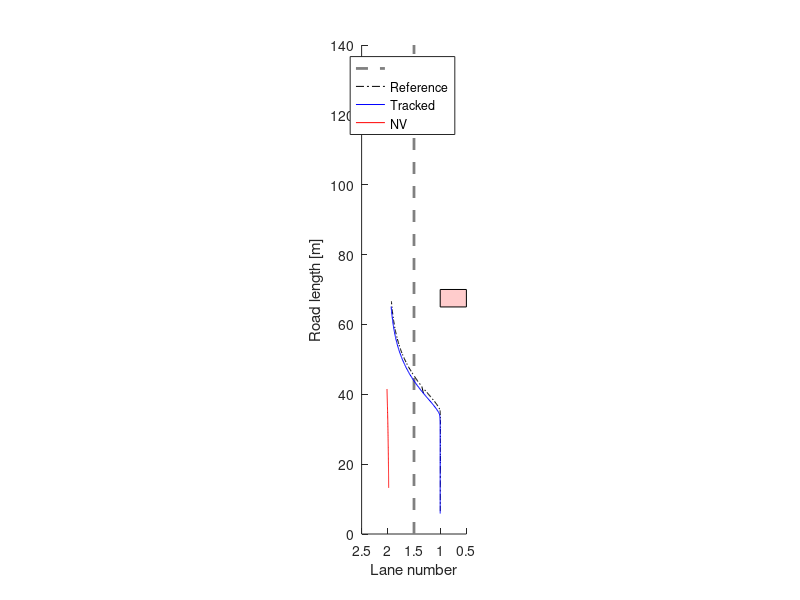
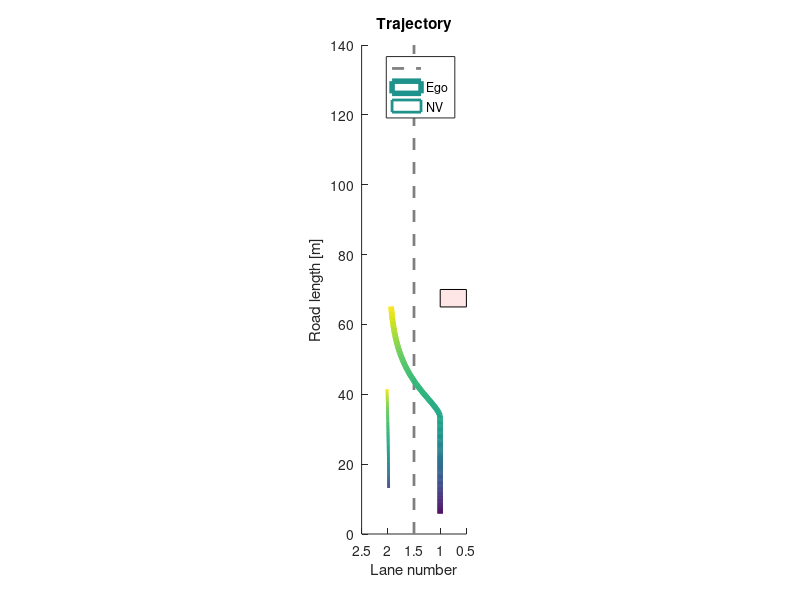

MATLAB code for these plots, in order: (Note: this script raises an error after producing the figures.)
% Viranjan Bhattacharyya
% EMC2 Lab Clemson University

clear, clc, close all

log_data = load("log.txt");
%%
start = 47;
fin = length(log_data);
X = log_data(start:fin, 1:5);
X_ref = log_data(start:fin, 7:11);
Ua = log_data(start:fin, 12);
Ul = log_data(start:fin, 13);
X_nv = log_data(start:fin, 15:18);
X_obs = log_data(start:fin, 20);
alpha_v = log_data(start:fin, 22);
alpha_a = log_data(start:fin, 23);
X_nv_pred = log_data(start:fin, 25:27);
roadlength = 140;
%%
figure(1)
set (gca,'DataAspectRatio',[1 15 1],'Xdir','reverse','Xlim',[0.5 2.5],'Ylim',[0 roadlength])
hold on 
plot([1.5 1.5],[0 roadlength],'--','LineWidth',2,'Color',[0.5 0.5 0.5]) % lane marking
plot(X_ref(:,4),X_ref(:,1),'-.k')
plot(X(:,4),X(:,1),'b')
plot(X_nv(:,4),X_nv(:,1),'r')
rectangle('Position',[0.5 (X_obs(1)-5) 0.5 5],'FaceColor',[1 0.8 0.8])
xlabel('Lane number')
ylabel('Road length [m]')
legend('','Reference','Tracked','NV')
%%
figure(2)
set (gca,'DataAspectRatio',[1 15 1],'Xdir','reverse','Xlim',[0.5 2.5],'Ylim',[0 roadlength])
hold on 
plot([1.5 1.5],[0 roadlength],'--','LineWidth',2,'Color',[0.5 0.5 0.5]) % lane marking
l = X(:,4)';
s = X(:,1)';
z = zeros(size(s));
col = 1:(fin - start + 1);
surface([l;l],[s;s],[z;z],[col;col],...
        'facecol','no',...
        'edgecol','interp',...
        'linew',4);
l_nv = X_nv(:,4)';
s_nv = X_nv(:,1)';
surface([l_nv;l_nv],[s_nv;s_nv],[z;z],[col;col],...
        'facecol','no',...
        'edgecol','interp',...
        'linew',2);
rectangle('Position',[0.5 (X_obs(1)-5) 0.5 5],'FaceColor',[1 0.9 0.9])
xlabel('Lane number')
ylabel('Road length [m]')
legend('', 'Ego', 'NV')
title('Trajectory')
%%
RMSE = rmse(X_ref, X);
%%
figure(3)
subplot(211)
plot(Ua,'g')
hold on
plot(X(:,3));
ylabel('m/s^2')
legend('Command acceleration','Ego acceleration')
subplot(212)
plot(Ul,'g')
hold on
plot(X(:,4))
ylabel('Lane')
legend('Command lane', 'Ego')
xlabel('Time step')
%%
figure(4)
plot(Ua, 'g')
hold on
plot(X(:,3))
plot(X_ref(:,3))
ylim([-2 2])
ylabel('m/s^2')
legend('Commanded acceleration','Ego acceleration','Reference acceleration')
xlabel('Time step')
%%
figure(5)
subplot(211)
plot(X(:,2))
hold on
plot(X_nv(:,2))
title('Velocity')
ylabel('[m/s]')
legend('Ego','NV')
subplot(212)
plot(alpha_v/100,'r')
hold on
plot(alpha_a/100,'g')
legend('$\alpha_v$','$\alpha_a$','Interpreter','Latex')
title('Imputation')
xlabel('Time step')
%%
figure(6)
plot(X(:,1))
hold on
plot(X_nv(:,1))
legend('Ego','NV')
ylabel('Longitudinal Position [m]')
xlabel('Time step')
%%
figure(7)
plot(X(:,4))
hold on
plot(X_nv(:,4))
legend('Ego','NV')
ylabel('Lateral Position [m]')
xlabel('Time step')
%%
figure(8)
set (gca,'DataAspectRatio',[1 60 1],'Xdir','reverse','Xlim',[1.5 2.5])
hold on 
plot([1.5 1.5],[0 roadlength],'--','LineWidth',2,'Color',[0.5 0.5 0.5]) % lane marking
plot(X_nv(:,4),X_nv(:,1),'Color',[0.8 0.1 0.5],'LineWidth',2)
plot(2*ones(length(X_nv_pred)), X_nv_pred(:,1),'.r')
xlabel('Lane number')
ylabel('Road length [m]')
legend('','Actual','Predicted')
title('NV actual and predicted trajectory')
%%
figure(9)
plot(X_nv(:,2))
hold on
plot(X_nv_pred(:,2))
title('Velocity')
ylabel('[m/s]')
legend('NV actual','NV predicted')
